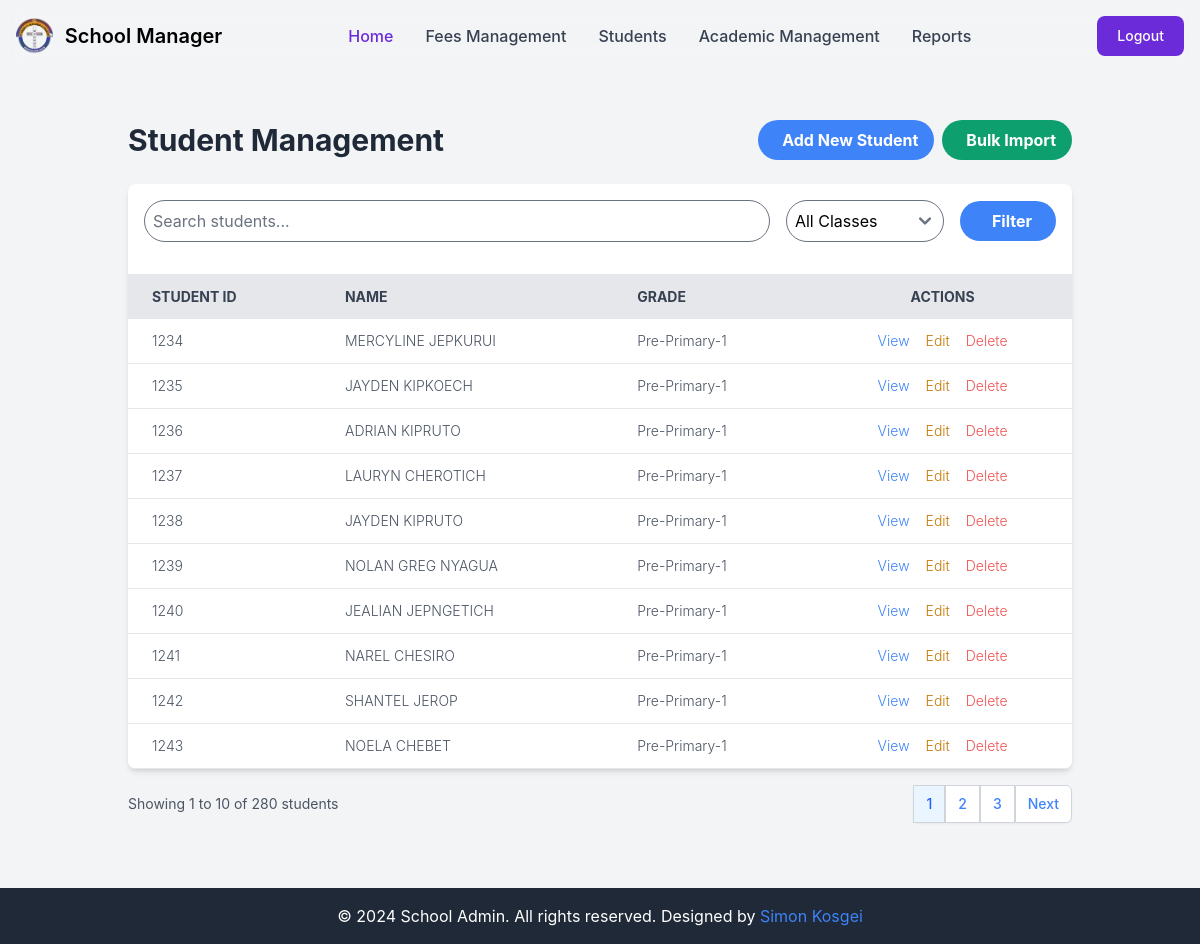
The page /control/students/ (signed in) on the database its author committed.
### learners/models.py (models this page shows, shortened)
class LearnerRegister(models.Model):
    GENDER_CHOICES = [
        ('Male', 'Male'),
        ('Female', 'Female'),
    ]
    register_date = models.DateTimeField(auto_now_add=True)
    learner_id = models.IntegerField(unique=True)
    date_of_birth = models.DateField()
    name = models.CharField(max_length=100)
    grade = models.ForeignKey(Grade, on_delete=models.CASCADE, related_name='learners', default='1')
    gender = models.CharField(max_length=100, choices=GENDER_CHOICES)
    name_of_parent = models.CharField(max_length=100, default='Parent')
    parent_contact = models.CharField(max_length=100, default='Contact')
    fee_balance = models.DecimalField(max_digits=10, decimal_places=2, default=0)
    maize_balance = models.DecimalField(max_digits=10, decimal_places=2, default=0)
    beans_balance = models.DecimalField(max_digits=10, decimal_places=2, default=0)

class Grade(models.Model):
    GRADES = [
        ('Pre-Primary-1', 'Pre-Primary-1'),
        ('Pre-Primary-2', 'Pre-Primary-2'),
        ('Grade 1', 'Grade 1'),
        ('Grade 2', 'Grade 2'),
        ('Grade 3', 'Grade 3'),
        ('Grade 4', 'Grade 4'),
        ('Grade 5', 'Grade 5'),
        ('Grade 6', 'Grade 6'),
        ('Grade 7', 'Grade 7'),
        ('Grade 8', 'Grade 8'),
        ('Grade 9', 'Grade 9'),
    ]
    grade_name = models.CharField(max_length=100, choices=GRADES, unique=True)
    grade_description = models.TextField()
    class_teacher_remark = models.TextField(blank=True)

### administrator/views.py (the view)
# urls.py: path('students/', student_list, name='student_management'),
@login_required
def student_list(request):
    query = request.GET.get('q')
    selected_grade = request.GET.get('grade')
    students = LearnerRegister.objects.all()
    grades = Grade.objects.all()
    if query:
        students = students.filter(
            Q(name__icontains=query) |
            Q(learner_id__icontains=query)
        )
    if selected_grade:
        students = students.filter(grade_id=selected_grade)
    paginator = Paginator(students, 10)  # Show 10 students per page
    page_number = request.GET.get('page')
    page_obj = paginator.get_page(page_number)
    context = {
        'page_obj': page_obj,
        'query': query,
        'grades': grades,
        'selected_grade': int(selected_grade) if selected_grade else None,
    }
    return render(request, 'admin/student_management.html', context)

### templates/admin/student_management.html (shortened to what this page needs)
{% extends 'admin/base.html' %}
{% load static %}
{% block content %}
<div class="container mx-auto px-4 py-8">
    <div class="flex flex-col sm:flex-row justify-between items-center mb-6 space-y-4 sm:space-y-0">
        <h1 class="text-2xl sm:text-3xl font-bold text-gray-800">Student Management</h1>
        <div class="flex flex-col sm:flex-row space-y-2 sm:space-y-0 sm:space-x-2">
            <a href="{% url 'student_create' %}" class="bg-blue-500 hover:bg-blue-600 text-white font-bold py-2 px-4 rounded-full transition duration-300 ease-in-out transform hover:scale-105 text-center">
                Add New Student
            </a>
            <a href="{% url 'student_bulk_import' %}" class="bg-green-500 hover:bg-green-600 text-white font-bold py-2 px-4 rounded-full transition duration-300 ease-in-out transform hover:scale-105 text-center">
                Bulk Import
            </a>
        </div>
    </div>
    <div class="bg-white shadow-md rounded-lg overflow-hidden">
        <div class="p-4">
            <form method="get" action="{% url 'student_management' %}" class="flex flex-col sm:flex-row items-center space-y-2 sm:space-y-0 sm:space-x-4">
                <input type="text" name="q" value="{{ query|default:'' }}" placeholder="Search students..." class="w-full sm:w-auto flex-grow p-2 border rounded-full focus:outline-none focus:ring-2 focus:ring-blue-400">
                <select name="grade" class="w-full sm:w-auto p-2 border rounded-full focus:outline-none focus:ring-2 focus:ring-blue-400">
                    <option value="">All Classes</option>
                </select>
                <button type="submit" class="w-full sm:w-auto bg-blue-500 hover:bg-blue-600 text-white font-bold py-2 px-6 rounded-full transition duration-300 ease-in-out">
                    Filter
                </button>
            </form>
        </div>
        <div class="overflow-x-auto">
            <table class="w-full">
                <thead>
                    <tr class="bg-gray-200 text-gray-700 uppercase text-sm leading-normal">
                        <th class="py-3 px-6 text-left">Student ID</th>
                        <th class="py-3 px-6 text-left">Name</th>
                        <th class="py-3 px-6 text-left">Grade</th>
                        <th class="py-3 px-6 text-center">Actions</th>
                    </tr>
                </thead>
                <tbody class="text-gray-600 text-sm font-light">
                    {% for student in page_obj %}
                    <tr class="border-b border-gray-200 hover:bg-gray-100 transition duration-300 ease-in-out">
                        <td class="py-3 px-6 text-left whitespace-nowrap">{{ student.learner_id }}</td>
                        <td class="py-3 px-6 text-left">{{ student.name }}</td>
                        <td class="py-3 px-6 text-left">{{ student.grade.grade_name }}</td>
                        <td class="py-3 px-6 text-center">
                            <div class="flex item-center justify-center space-x-2 sm:space-x-4">
                                <a href="{% url 'student_detail' student.pk %}" class="text-blue-500 hover:text-blue-700 transition duration-300 ease-in-out">
                                    View
                                </a>
                                <a href="{% url 'student_update' student.pk %}" class="text-yellow-500 hover:text-yellow-700 transition duration-300 ease-in-out">
                                    Edit
                                </a>
                                <a href="{% url 'student_delete' student.pk %}" class="text-red-500 hover:text-red-700 transition duration-300 ease-in-out">
                                    Delete
                                </a>
                            </div>
                        </td>
                    </tr>
                    {% empty %}
                    <tr>
                        <td colspan="4" class="py-3 px-6 text-center text-gray-500">No students found.</td>
                    </tr>
                    {% endfor %}
                </tbody>
            </table>
        </div>
    </div>
    <div class="mt-4 flex flex-col sm:flex-row justify-between items-center space-y-4 sm:space-y-0">
        <p class="text-gray-600 text-sm">
            Showing {{ page_obj.start_index }} to {{ page_obj.end_index }} of {{ page_obj.paginator.count }} students
        </p>
        {% if page_obj.has_other_pages %}
        <nav class="inline-flex rounded-md shadow-sm">
            {% for num in page_obj.paginator.page_range %}
                {% if page_obj.number == num %}
                    <span class="px-3 py-2 text-sm font-medium text-blue-600 bg-blue-50 border border-gray-300">{{ num }}</span>
                {% elif num > page_obj.number|add:'-3' and num < page_obj.number|add:'3' %}
                    <a href="?page={{ num }}&q={{ query|urlencode }}&grade={{ selected_grade }}" class="px-3 py-2 text-sm font-medium text-blue-500 bg-white border border-gray-300 hover:bg-gray-50">{{ num }}</a>
                {% endif %}
            {% endfor %}
            {% if page_obj.has_next %}
                <a href="?page={{ page_obj.next_page_number }}&q={{ query|urlencode }}&grade={{ selected_grade }}" class="px-3 py-2 text-sm font-medium text-blue-500 bg-white border border-gray-300 rounded-r-md hover:bg-gray-50">Next</a>
            {% endif %}
        </nav>
        {% endif %}
    </div>
</div>
{% endblock %}

### rows shown on the page
LearnerRegister: learner_id "1234", name "MERCYLINE JEPKURUI", grade.grade_name "Pre-Primary-1"
LearnerRegister: learner_id "1235", name "JAYDEN KIPKOECH", grade.grade_name "Pre-Primary-1"
LearnerRegister: learner_id "1236", name "ADRIAN KIPRUTO", grade.grade_name "Pre-Primary-1"
LearnerRegister: learner_id "1237", name "LAURYN CHEROTICH", grade.grade_name "Pre-Primary-1"
LearnerRegister: learner_id "1238", name "JAYDEN KIPRUTO", grade.grade_name "Pre-Primary-1"
LearnerRegister: learner_id "1239", name "NOLAN GREG NYAGUA", grade.grade_name "Pre-Primary-1"
LearnerRegister: learner_id "1240", name "JEALIAN JEPNGETICH", grade.grade_name "Pre-Primary-1"
LearnerRegister: learner_id "1241", name "NAREL CHESIRO", grade.grade_name "Pre-Primary-1"
LearnerRegister: learner_id "1242", name "SHANTEL JEROP", grade.grade_name "Pre-Primary-1"
LearnerRegister: learner_id "1243", name "NOELA CHEBET", grade.grade_name "Pre-Primary-1"

### other values the page prints
{{ page_obj.start_index }} "1"
{{ page_obj.end_index }} "10"
{{ page_obj.paginator.count }} "280"
{{ num }} "1"
{{ num }} "2" "3"
